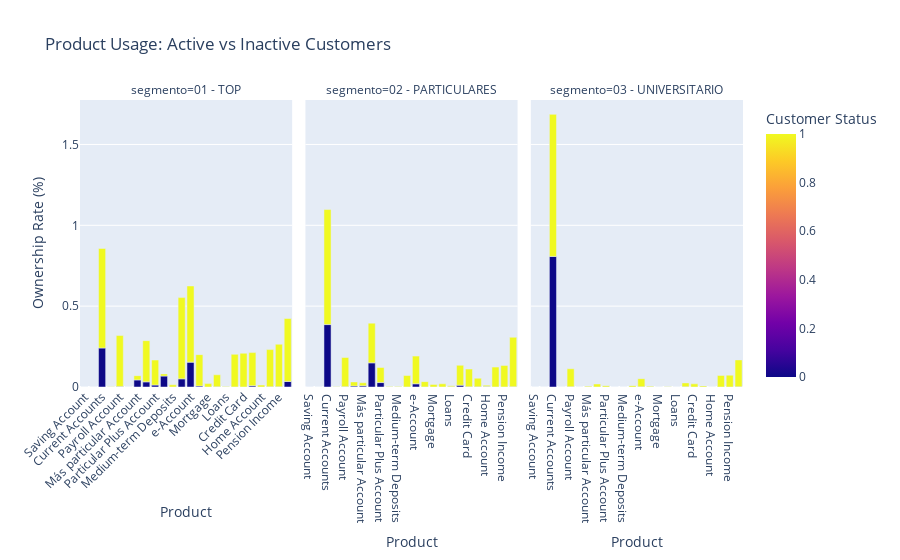

Notebook code cell kept with this figure:
### Code cell
import plotly.express as px


df_train = df_train.dropna(subset = 'ind_actividad_cliente')
df_train['ind_actividad_cliente'] = df_train['ind_actividad_cliente'].astype(int)
df_product_segment_relation2 = df_train.groupby(['segmento','ind_actividad_cliente'])[ult1_columns].mean()


df_melted2 = df_product_segment_relation2.reset_index().melt(
    id_vars=['segmento','ind_actividad_cliente'],
    var_name='product',
    value_name='ownership_rate'
)
df_melted2['product'] = df_melted2['product'].map(product_labels)

fig = px.bar(
    df_melted2, 
    x='product', 
    y='ownership_rate', 
    color='ind_actividad_cliente',
    barmode='group',
    facet_col='segmento',
    title='Product Usage: Active vs Inactive Customers',
    labels={
        'product': 'Product',
        'count': 'Number of Customers',
        'ind_actividad_cliente': 'Customer Status',
        'ownership_rate':'Ownership Rate (%)'
    },
    color_discrete_map={0:'red',1:'blue'}
)

fig.update_layout(xaxis_tickangle=-45)
fig.show()

### Figure 1 — Plotly figure (JSON) as saved in the notebook; plotly's stock layout.template omitted (floating-point values rounded to 4 significant figures)
{"data": [{"alignmentgroup": "True", "hovertemplate": "segmento=01 - TOP<br>Product=%{x}<br>Ownership Rate (%)=%{y}<br>Customer Status=%{marker.color}<extra></extra>", "legendgroup": "", "marker": {"color": [0, 1, 0, 1, 0, 1, 0, 1, 0, 1, 0, 1, 0, 1, 0, 1, 0, 1, 0, 1, 0, 1, 0, 1, 0, 1, 0, 1, 0, 1, 0, 1, 0, 1, 0, 1, 0, 1, 0, 1, 0, 1, 0, 1, 0, 1, 0, 1], "coloraxis": "coloraxis", "pattern": {"shape": ""}}, "name": "", "offsetgroup": "", "orientation": "v", "showlegend": false, "textposition": "auto", "type": "bar", "x": ["Saving Account", "Saving Account", "Guarantees", "Guarantees", "Current Accounts", "Current Accounts", "Derivada Account", "Derivada Account", "Payroll Account", "Payroll Account", "Junior Account", "Junior Account", "Más particular Account", "Más particular Account", "Particular Account", "Particular Account", "Particular Plus Account", "Particular Plus Account", "Short-term Deposits", "Short-term Deposits", "Medium-term Deposits", "Medium-term Deposits", "Long-term Deposits", "Long-term Deposits", "e-Account", "e-Account", "Funds", "Funds", "Mortgage", "Mortgage", "Pensions", "Pensions", "Loans", "Loans", "Taxes", "Taxes", "Credit Card", "Credit Card", "Securities", "Securities", "Home Account", "Home Account", "Payroll", "Payroll", "Pension Income", "Pension Income", "Direct Debit", "Direct Debit"], "xaxis": "x", "y": [0, 0.0002078, 0, 0.0002313, 0.241, 0.6159, 0, 0.001883, 0.003521, 0.3147, 0, 0.0002277, 0.04373, 0.02632, 0.0318, 0.2547, 0.01204, 0.1548, 0.06758, 0.01341, 0, 0.0136, 0.05043, 0.5024, 0.1538, 0.4711, 0.006134, 0.1941, 0, 0.02103, 0.001363, 0.0741, 0.0002272, 0.002386, 0.0005679, 0.2015, 0.0002272, 0.2086, 0.007497, 0.2052, 0.0001136, 0.01179, 0.001249, 0.2302, 0.001363, 0.2629, 0.0343, 0.3892], "yaxis": "y"}, {"alignmentgroup": "True", "hovertemplate": "segmento=02 - PARTICULARES<br>Product=%{x}<br>Ownership Rate (%)=%{y}<br>Customer Status=%{marker.color}<extra></extra>", "legendgroup": "", "marker": {"color": [0, 1, 0, 1, 0, 1, 0, 1, 0, 1, 0, 1, 0, 1, 0, 1, 0, 1, 0, 1, 0, 1, 0, 1, 0, 1, 0, 1, 0, 1, 0, 1, 0, 1, 0, 1, 0, 1, 0, 1, 0, 1, 0, 1, 0, 1, 0, 1], "coloraxis": "coloraxis", "pattern": {"shape": ""}}, "name": "", "offsetgroup": "", "orientation": "v", "showlegend": false, "textposition": "auto", "type": "bar", "x": ["Saving Account", "Saving Account", "Guarantees", "Guarantees", "Current Accounts", "Current Accounts", "Derivada Account", "Derivada Account", "Payroll Account", "Payroll Account", "Junior Account", "Junior Account", "Más particular Account", "Más particular Account", "Particular Account", "Particular Account", "Particular Plus Account", "Particular Plus Account", "Short-term Deposits", "Short-term Deposits", "Medium-term Deposits", "Medium-term Deposits", "Long-term Deposits", "Long-term Deposits", "e-Account", "e-Account", "Funds", "Funds", "Mortgage", "Mortgage", "Pensions", "Pensions", "Loans", "Loans", "Taxes", "Taxes", "Credit Card", "Credit Card", "Securities", "Securities", "Home Account", "Home Account", "Payroll", "Payroll", "Pension Income", "Pension Income", "Direct Debit", "Direct Debit"], "xaxis": "x2", "y": [9.847e-05, 0.0002179, 0, 4.517e-05, 0.386, 0.7116, 0.0001301, 0.0009104, 0.002155, 0.1804, 0.006044, 0.02533, 0.007053, 0.01926, 0.1492, 0.2458, 0.02738, 0.09334, 0.0004573, 0.003056, 1.948e-05, 0.003512, 0.0005589, 0.07032, 0.0197, 0.1714, 0.0004347, 0.03275, 5.16e-05, 0.01616, 0.0001785, 0.0196, 0.001653, 0.006383, 0.0112, 0.1231, 0.0008638, 0.11, 0.0008823, 0.05338, 0.003075, 0.008126, 0.0004492, 0.1226, 0.0005355, 0.133, 0.001667, 0.3057], "yaxis": "y2"}, {"alignmentgroup": "True", "hovertemplate": "segmento=03 - UNIVERSITARIO<br>Product=%{x}<br>Ownership Rate (%)=%{y}<br>Customer Status=%{marker.color}<extra></extra>", "legendgroup": "", "marker": {"color": [0, 1, 0, 1, 0, 1, 0, 1, 0, 1, 0, 1, 0, 1, 0, 1, 0, 1, 0, 1, 0, 1, 0, 1, 0, 1, 0, 1, 0, 1, 0, 1, 0, 1, 0, 1, 0, 1, 0, 1, 0, 1, 0, 1, 0, 1, 0, 1], "coloraxis": "coloraxis", "pattern": {"shape": ""}}, "name": "", "offsetgroup": "", "orientation": "v", "showlegend": false, "textposition": "auto", "type": "bar", "x": ["Saving Account", "Saving Account", "Guarantees", "Guarantees", "Current Accounts", "Current Accounts", "Derivada Account", "Derivada Account", "Payroll Account", "Payroll Account", "Junior Account", "Junior Account", "Más particular Account", "Más particular Account", "Particular Account", "Particular Account", "Particular Plus Account", "Particular Plus Account", "Short-term Deposits", "Short-term Deposits", "Medium-term Deposits", "Medium-term Deposits", "Long-term Deposits", "Long-term Deposits", "e-Account", "e-Account", "Funds", "Funds", "Mortgage", "Mortgage", "Pensions", "Pensions", "Loans", "Loans", "Taxes", "Taxes", "Credit Card", "Credit Card", "Securities", "Securities", "Home Account", "Home Account", "Payroll", "Payroll", "Pension Income", "Pension Income", "Direct Debit", "Direct Debit"], "xaxis": "x3", "y": [0, 0, 0, 0, 0.8075, 0.8787, 2.023e-06, 2.576e-05, 0.001676, 0.1108, 6.068e-06, 4.204e-05, 0.0001344, 0.005229, 0.0003751, 0.01836, 6.646e-05, 0.008259, 2.803e-05, 0.0003668, 0, 0.0003051, 1.185e-05, 0.008424, 0.0009614, 0.05038, 4.334e-06, 0.004567, 0, 0.0007139, 5.779e-06, 0.001214, 0, 0.0002407, 0.001449, 0.02393, 3.323e-05, 0.01958, 1.878e-05, 0.006849, 1.098e-05, 0.0002848, 0.0001323, 0.07141, 0.0001349, 0.073, 0.001306, 0.1663], "yaxis": "y3"}], "layout": {"annotations": [{"font": {}, "showarrow": false, "text": "segmento=01 - TOP", "x": 0.16, "xanchor": "center", "xref": "paper", "y": 1, "yanchor": "bottom", "yref": "paper"}, {"font": {}, "showarrow": false, "text": "segmento=02 - PARTICULARES", "x": 0.5, "xanchor": "center", "xref": "paper", "y": 1, "yanchor": "bottom", "yref": "paper"}, {"font": {}, "showarrow": false, "text": "segmento=03 - UNIVERSITARIO", "x": 0.84, "xanchor": "center", "xref": "paper", "y": 1, "yanchor": "bottom", "yref": "paper"}], "barmode": "group", "coloraxis": {"colorbar": {"title": {"text": "Customer Status"}}, "colorscale": [[0, "#0d0887"], [0.1111, "#46039f"], [0.2222, "#7201a8"], [0.3333, "#9c179e"], [0.4444, "#bd3786"], [0.5556, "#d8576b"], [0.6667, "#ed7953"], [0.7778, "#fb9f3a"], [0.8889, "#fdca26"], [1, "#f0f921"]]}, "legend": {"tracegroupgap": 0}, "title": {"text": "Product Usage: Active vs Inactive Customers"}, "xaxis": {"anchor": "y", "domain": [0, 0.32], "tickangle": -45, "title": {"text": "Product"}}, "xaxis2": {"anchor": "y2", "domain": [0.34, 0.66], "matches": "x", "title": {"text": "Product"}}, "xaxis3": {"anchor": "y3", "domain": [0.68, 1.0], "matches": "x", "title": {"text": "Product"}}, "yaxis": {"anchor": "x", "domain": [0, 1], "title": {"text": "Ownership Rate (%)"}}, "yaxis2": {"anchor": "x2", "domain": [0, 1], "matches": "y", "showticklabels": false}, "yaxis3": {"anchor": "x3", "domain": [0, 1], "matches": "y", "showticklabels": false}}}
